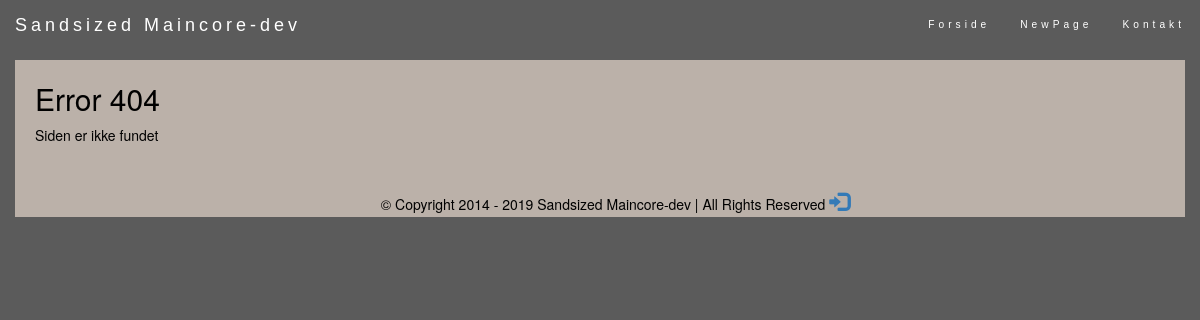
The app's page /page.php with its own data.
### tables this page shows
CREATE TABLE `ReplaceDBnavi` (
  `id` int(11) NOT NULL,
  `link` varchar(40) NOT NULL,
  `required` int(11) NOT NULL,
  `navi_order` int(11) NOT NULL,
  `permission` int(11) NOT NULL,
  `place` varchar(32) NOT NULL
);

CREATE TABLE `ReplaceDBnavi_name` (
  `id` int(11) NOT NULL,
  `name` varchar(32) NOT NULL,
  `language` varchar(8) NOT NULL,
  `parent_id` int(11) NOT NULL
);

### core/unite_includes.php (called while the page is built, shortened)
<?php
require_once $_SERVER['DOCUMENT_ROOT']."/core/includes/head.php";
require_once $_SERVER['DOCUMENT_ROOT']."/core/includes/nav_plus_logo.php";
require_once $_SERVER['DOCUMENT_ROOT']."/core/includes/foot.php";
?>

### page.php (called while the page is built, shortened)
<?php
require_once $_SERVER['DOCUMENT_ROOT']. "/core/unite_includes.php";
?>

### core/includes/nav_plus_logo.php (the view, shortened to what this page needs)
<div class="container" id="navi">
    <nav class="navbar navbar-inverse navbar-fixed-top navbar-inner" id="navi-inner">
        <div class="container-fluid">
                <div class="navbar-header">
            <a class="navbar-brand" href="/index"><?php echo GLOBAL_FIRM_NAME; ?></a>
        </div>
        <div class="collapse navbar-collapse" id="myNavbar">
            <ul class="nav navbar-nav navbar-right small">
                    <?php
                        try {
                            $conn = get_db_connection(MAIN_DB_HOST, MAIN_DB_DATABASE_NAME, MAIN_DB_USER, MAIN_DB_PASS);
                            $stmt = $conn->prepare("SELECT ReplaceDBnavi.link, ReplaceDBnavi_name.name
                                                    FROM ReplaceDBnavi
                                                    INNER JOIN ReplaceDBnavi_name ON ReplaceDBnavi.id=ReplaceDBnavi_name.parent_id
                                                    WHERE ReplaceDBnavi.place = 'standart'
                                                    ORDER BY navi_order;");
                            $stmt->execute();
                            if ($stmt->rowCount() > 0) {
                                foreach($stmt->fetchAll() as $row) {
                                    $stmt2 = $conn->prepare("SELECT ReplaceDBnavi.link, ReplaceDBnavi_name.name
                                                        FROM ReplaceDBnavi
                                                        INNER JOIN ReplaceDBnavi_name ON ReplaceDBnavi.id=ReplaceDBnavi_name.parent_id
                                                        WHERE ReplaceDBnavi.place = ?
                                                        ORDER BY navi_order;");
                                    $stmt2->execute(array($row['name']));
                                    if ($stmt2->rowCount() > 0) {
                                        $generated_dropdown_menu = '<li class="dropdown">
                                            <a class="dropdown-toggle navi-link" data-toggle="dropdown" href="#">'.$row['name'].'<span class="caret"></span></a>
                                            <ul class="dropdown-menu">';
                                        foreach($stmt2->fetchAll() as $row2) {
                                            $generated_dropdown_menu .= '<li><a class="navi-link drop_menu_link" href="/'.$row2['link'].'">'.$row2['name'].'</a></li>';
                                        }
                                        $generated_dropdown_menu .= '</ul><li>';
                                        echo $generated_dropdown_menu;
                                    }
                                    else {
                                        echo '<li><a class="navi-link" href="/'.$row['link'].'">'.$row['name'].'</a></li>';
                                    }
                                }
                            }
                        }
                        catch(PDOException $e) {
                                $feedback = "Der er sket en fejl.";
                        }
                    ?>
            </ul>
        </div>
        </div>
    </nav>
</div>

### design/style.css (style rules this page uses)
body { color: black; background: #5B5B5B; }
.navbar { margin-bottom: 0; z-index: 9997; border: 0; font-size: 12px !important; line-height: 1.42857143 !important; letter-spacing: 4px; border-radius: 0; font-family: Montserrat, sans-serif; }
.navbar-inner { background:transparent; }
.navbar-brand { color: white !important; }
.navi-link { color: white !important; }

### records on screen
replacedbnavi: replacedbnavi_name.name "Forside"
replacedbnavi: replacedbnavi_name.name "NewPage"
replacedbnavi: replacedbnavi_name.name "Kontakt"

### other values on screen
GLOBAL_FIRM_NAME "Sandsized Maincore-dev"
